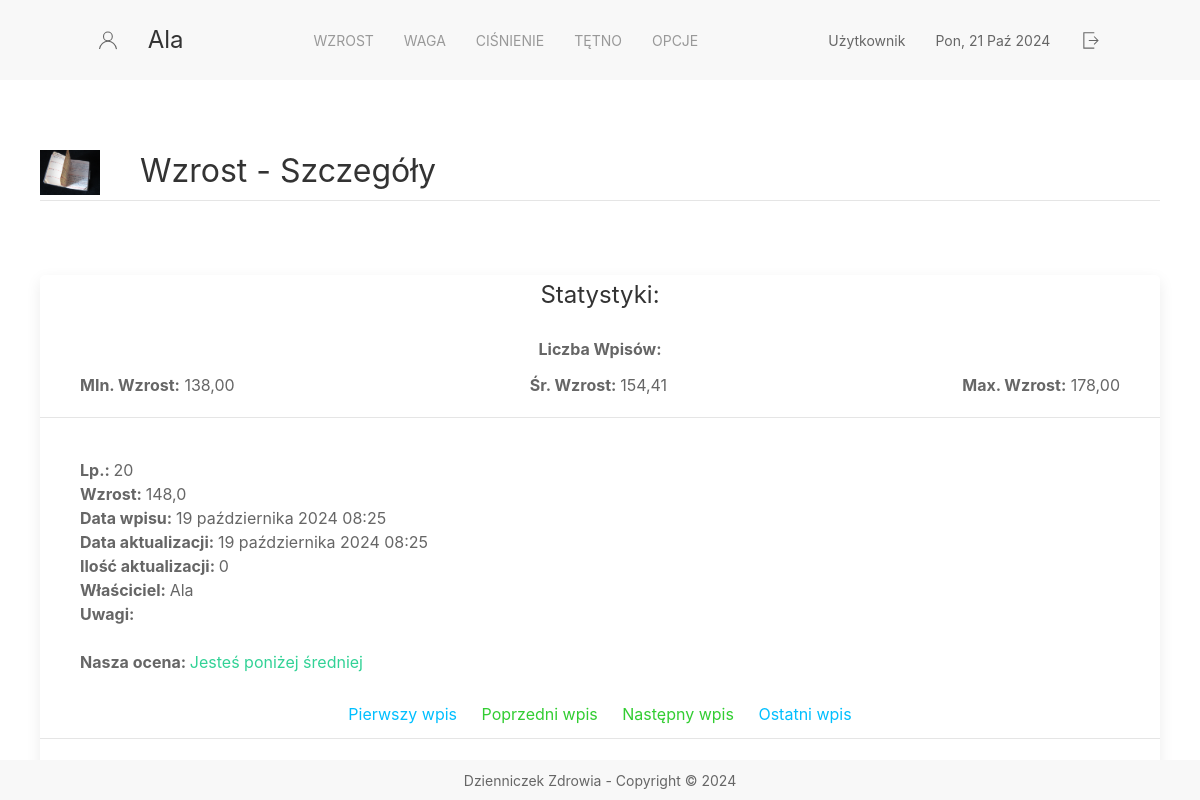
Screenshot of /growths/details/33 (signed in) with the database file from the repository.
### app_growth/models.py (models this page shows, shortened)
class Growth(models.Model):
    growth = models.DecimalField(max_digits=5, decimal_places=1,
                                 validators=[MinValueValidator(50), MaxValueValidator(220)])
    creation_date = models.DateTimeField(validators=[validate_date])
    update_date = models.DateTimeField(auto_now=True, validators=[validate_date])
    cnt_modification = models.IntegerField(default=0)  # ilość modyfikacji wpisu
    comments = models.CharField(max_length=255, validators=[MaxLengthValidator(150)])
    owner = models.ForeignKey(User, on_delete=models.CASCADE)

### app_growth/views.py (the view)
    def owner_view(request, id, *args, **kwargs):
        logged_user = request.user
        record_owner = Growth.objects.get(pk=id).owner
        if logged_user == record_owner:
            return private_view(request, id, *args, **kwargs)
        else:
            return HttpResponseRedirect('/')

### app_growth/views.py (called while the page is built)
def check_owner(private_view):
    def owner_view(request, id, *args, **kwargs):
        logged_user = request.user
        record_owner = Growth.objects.get(pk=id).owner
        if logged_user == record_owner:
            return private_view(request, id, *args, **kwargs)
        else:
            return HttpResponseRedirect('/')
    return owner_view

### app_growth/templates/app_growth/growth_details.html (shortened to what this page needs)
{% extends 'fragments/layout.html' %}
{% load static %}
{% block page_content %}
    <div class="container">
        <div class="uk-panel">
            <img class="uk-align-left uk-margin-remove-adjacent" src="{% static 'background.JPG' %}" width="60"
                 height="28" alt="info">
            <h2 class="uk-heading-divider" style="position: relative">Wzrost - Szczegóły</h2>
        </div>
        <div style="height: 50px"></div>
        <div class="uk-card uk-card-default uk-border-rounded">
            <div class="uk-card-header">
                <div>
                    <div class="uk-width-expand">
                        <h3 class="uk-card-title uk-position-relative uk-position-center">Statystyki:</h3>
                        <div class="uk-position-relative uk-position-center">
                            <b> Liczba Wpisów:</b> {{ statistical_data.weight__count }}</div>
                        <div class="uk-flex uk-flex-between ">
                            <div><b> MIn. Wzrost:</b> {{ statistical_data.growth__min|floatformat:2 }}</div>
                            <div><b> Śr. Wzrost: </b>{{ statistical_data.growth__avg|floatformat:2 }}</div>
                            <div><b> Max. Wzrost:</b> {{ statistical_data.growth__max|floatformat:2 }}</div>
                        </div>
                    </div>
                </div>
            </div>
            <div class="uk-card-body">
                <span> <b>Lp.: </b> </span>
                <span> {{ number }} </span> <br>
                <span> <b>Wzrost: </b> </span>
                <span>{{ growth.growth }}</span><br>
                <span> <b>Data wpisu: </b> </span>
                <span>{{ growth.creation_date }}</span><br>
                <span> <b>Data aktualizacji: </b> </span>
                <span>{{ growth.update_date }}</span><br>
                <span> <b>Ilość aktualizacji: </b> </span>
                <span>{{ growth.cnt_modification }}</span><br>
                <span> <b>Właściciel: </b> </span>
                <span>{{ growth.owner }}</span><br>
                <span> <b>Uwagi: </b> </span>
                <br><br>
                <b>Nasza ocena: </b>
                {% if growth.growth > statistical_data.growth__avg %}
                    <span class="uk-text-danger"> Jesteś powyżej średniej </span>
                {% elif  growth.growth < statistical_data.growth__avg %}
                    <span class="uk-text-success">  Jesteś poniżej średniej </span>
                {% else %}
                    <span class="uk-text-warning"> Jesteś na poziomie średniej </span>
                {% endif %}
            </div>
            <div class="uk-position-center uk-position-relative">
                <span>
                    {% if prev_view %}
                        <a href="{% url 'growth_details_url' id=first_view.id %}"
                           style="color: #00BFFF; margin-right: 20px">Pierwszy wpis</a>
                        <a href="{% url 'growth_details_url' id=prev_view.id %}"
                           style="color: #32CD32; margin-right: 20px">Poprzedni wpis</a>
                    {% endif %}
                </span>
                <span>
                    {% if next_view %}
                        <a href="{% url 'growth_details_url' id=next_view.id %}"
                           style="color: #32CD32">Następny wpis</a>
                        <a href="{% url 'growth_details_url' id=last_view.id %}"
                           style="color: #00BFFF; margin-left: 20px">Ostatni wpis</a>
                    {% endif %}
                </span>
            </div>
            <div class="uk-card-footer">
                <a href="/growths"
                   class="uk-button uk-button-text uk-position-relative uk-position-top-center">Zamknij</a>
            </div>
        </div>
    </div>
{% endblock %}

### templates/fragments/menu.html (shortened to what this page needs)
<nav class="uk-navbar-container" uk-navbar uk-sticky>
    <div class="uk-navbar-center nav-overlay">
        <span class="uk-navbar-item" uk-icon="icon: user; ratio: 1" ></span>
        <a href="{% url 'home_url' %}" class="uk-navbar-item uk-logo" style="margin-right: 100px">
            {% if user.is_authenticated %}
                {{ user.get_username }}
            {% else %}
                Gość
            {% endif %}
        </a>
        <ul class="uk-navbar-nav">
            <li class="uk-parent"><a href="/growths/">Wzrost</a></li>
            <li class="uk-parent"><a href="/weights">Waga</a></li>
            <li class="uk-parent"><a href="/pressures/">Ciśnienie</a></li>
            <li class="uk-parent"><a href="/pulses/">Tętno</a></li>
            <li>
                <a href="#">Opcje</a>
            </li>
        </ul>
        <span class="uk-navbar-item" style="margin-left: 100px">
            {% if user.is_authenticated %}
                {% if user.is_superuser %}
                    Administrator
                {% else %}
                    Użytkownik
                {% endif %}
            {% else %}
                Gość
            {% endif %}
        </span>
        <span class="uk-navbar-item">{% now "D, d M Y" %}</span>
        {% if user.is_authenticated %}
            <form method="POST" action="{% url 'logout' %}">
                <button href="/" uk-icon="icon: sign-out; ratio: 1.1" uk-tooltip="Wyloguj"></button>
            </form>
     {% endif %}
    </div>
</nav>

### rows the page displays
Growth: growth "148,0", creation_date "19 października 2024 08:25", update_date "19 października 2024 08:25", cnt_modification "0", owner "Ala"

### other values shown
{{ user.get_username }} "Ala"
{{ statistical_data.growth__min|floatformat:2 }} "138,00"
{{ statistical_data.growth__avg|floatformat:2 }} "154,41"
{{ statistical_data.growth__max|floatformat:2 }} "178,00"
{{ number }} "20"
